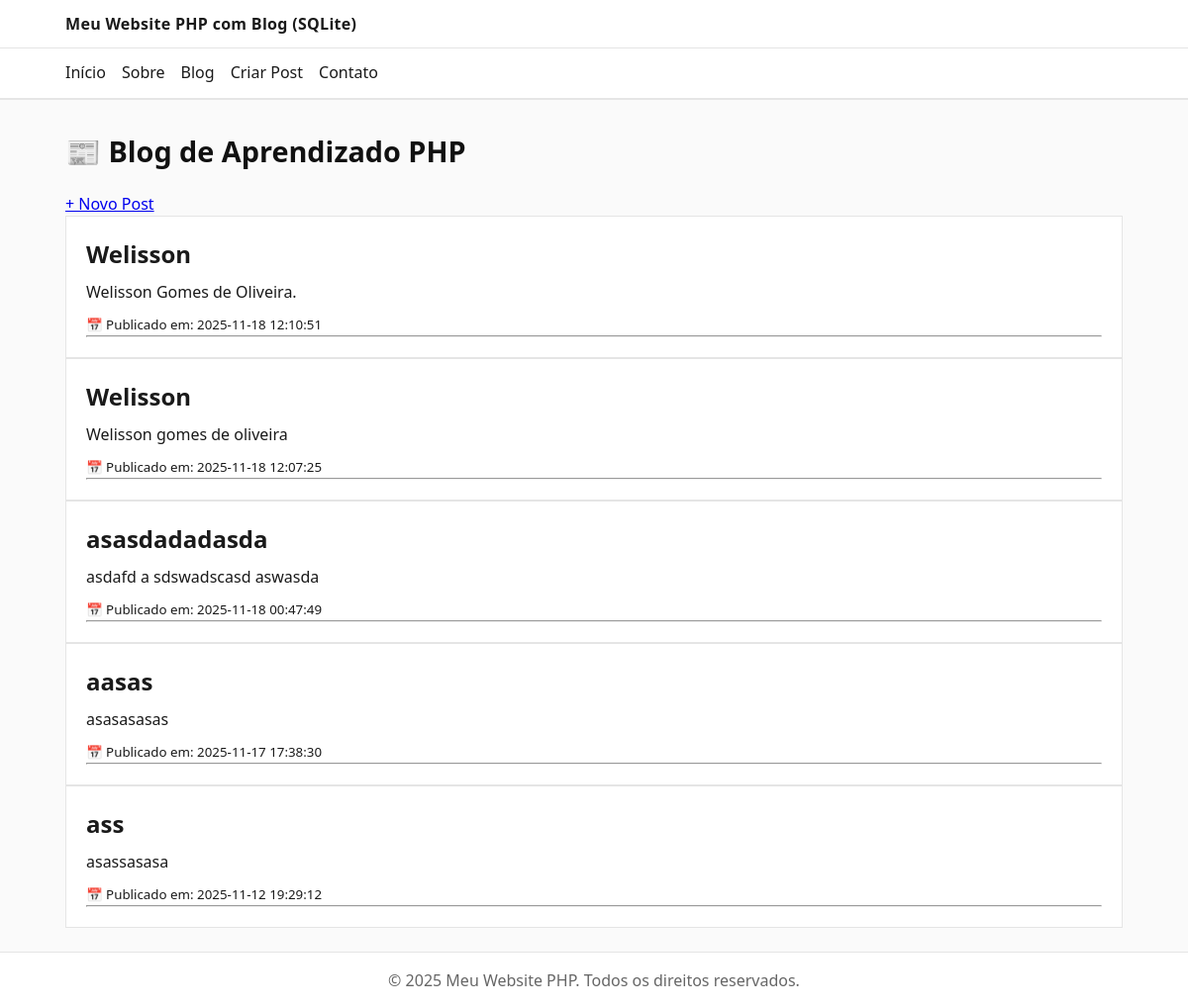
The page /aablog.php on the database its author committed.
### tables this page shows
CREATE TABLE posts (
                id INTEGER PRIMARY KEY AUTOINCREMENT,
                titulo TEXT NOT NULL,
                conteudo TEXT NOT NULL,
                data_criacao DATETIME DEFAULT CURRENT_TIMESTAMP
            );

### src/Config.php (called while the page is built, shortened)
<?php
$siteTitle = 'Meu Website PHP com Blog (SQLite)';
$baseUrl   = '/';
$menuItems = [
    ['label' => 'Início',     'href' => $baseUrl . 'index.php'],
    ['label' => 'Sobre',      'href' => $baseUrl . 'sobre.php'],
    ['label' => 'Blog',       'href' => $baseUrl . 'blog.php'],
    ['label' => 'Criar Post', 'href' => $baseUrl . 'form_post.php'],
    ['label' => 'Contato',    'href' => $baseUrl . 'contato.php']
];

### src/Models/Post.php (called while the page is built, shortened)
<?php
class Post
{
    public static function all(): array
    {
        $pdo = Database::getConnection();
        $sql = "SELECT * FROM posts ORDER BY data_criacao DESC";
        $stmt = $pdo->query($sql);
        return $stmt->fetchAll(PDO::FETCH_ASSOC);
    }
}

### public/aablog.php (the view, shortened to what this page needs)
<?php
require_once __DIR__ . '/../src/Config.php';
require_once __DIR__ . '/../src/Models/Post.php';
require_once __DIR__ . '/../src/partials/header.php';
require_once __DIR__ . '/../src/partials/menu.php';
$posts = Post::all();
?>
<section class="principal">
    <div class="titulo-linha">
        <h1>📰 Blog de Aprendizado PHP</h1>
        <a class="btn-primario" href="/form_post.php">+ Novo Post</a>
    </div>
    <?php if (empty($posts)): ?>
    <p>Nenhum post encontrado. <a href="/form_post.php">Adicionar primeiro post</a>.</p>
    <?php else: ?>
    <?php foreach ($posts as $post): ?>
    <article class="post">
        <h2><?= htmlspecialchars($post['titulo']) ?></h2>
        <p><?= nl2br(htmlspecialchars($post['conteudo'])) ?></p>
        <small>📅 Publicado em: <?= $post['data_criacao'] ?></small>
        <hr>
    </article>
    <?php endforeach; ?>
    <?php endif; ?>
</section>
</main>
<?php require_once __DIR__ . '/../src/partials/footer.php'; ?>

### src/partials/header.php (shortened to what this page needs)
<!doctype html>
<html lang="pt-br">
<head>
    <link rel="stylesheet" href="<?= $baseUrl ?>assets/css/style.css">
</head>
<body>
    <header class="site-header">
        <div class="brand">
            <a href="<?= $baseUrl ?>" class="brand-link"><?= htmlspecialchars($siteTitle) ?></a>
        </div>
        <?php require __DIR__ . '/menu.php'; ?>
    </header>
    <main class="container">

### src/partials/menu.php
<nav class="site-nav">
    <ul>
        <?php foreach ($menuItems as $item): ?>
            <li><a href="<?= htmlspecialchars($item['href']) ?>"><?= htmlspecialchars($item['label']) ?></a></li>
        <?php endforeach; ?>
    </ul>
</nav>

### src/partials/footer.php (shortened to what this page needs)
<footer class="site-footer">
    <p>&copy; <?= date('Y') ?> Meu Website PHP. Todos os direitos reservados.</p>
</footer>
</body>
</html>

### public/assets/css/style.css (style rules this page uses)
:root { --bg: #fafafa; --fg: #1a1a1a; --muted: #666; --primary: #0f62fe; --border: #e5e5e5; }
* { box-sizing: border-box; margin: 0; padding: 0; }
html, body { height: 100%; }
body { background: var(--bg); color: var(--fg); font: 16px/1.5 system-ui, -apple-system, "Segoe UI", Roboto, Arial, sans-serif; }
.container { max-width: 1100px; margin: 24px auto; padding: 0 16px; }
.site-header { border-bottom: 1px solid var(--border); background: #fff; }
.brand { max-width: 1100px; margin: 0 auto; padding: 12px 16px; }
.brand-link { color: var(--fg); text-decoration: none; font-weight: 700; letter-spacing: 0.3px; }
.site-nav { border-top: 1px solid var(--border); border-bottom: 1px solid var(--border); background: #fff; }
.site-nav ul { max-width: 1100px; margin: 0 auto; padding: 0 16px; display: flex; gap: 16px; list-style: none; }
.site-nav a { display: block; padding: 12px 0; color: var(--fg); text-decoration: none; border-bottom: 2px solid transparent; }
.post { background: #fff; border: 1px solid var(--border); padding: 20px; }
.post h2 { margin-bottom: 8px; }
.post p { margin-bottom: 8px; }
.site-footer { border-top: 1px solid var(--border); color: var(--muted); text-align: center; padding: 16px; background: #fff; }
.principal h1 { font-size: 1.8rem; margin: 30px 0 20px; font-weight: 700; color: #111; }

### rows shown on the page
posts: titulo "Welisson", conteudo "Welisson Gomes de Oliveira.", data_criacao "2025-11-18 12:10:51"
posts: titulo "Welisson", conteudo "Welisson gomes de oliveira", data_criacao "2025-11-18 12:07:25"
posts: titulo "asasdadadasda", conteudo "asdafd a sdswadscasd aswasda", data_criacao "2025-11-18 00:47:49"
posts: titulo "aasas", conteudo "asasasasas", data_criacao "2025-11-17 17:38:30"
posts: titulo "ass", conteudo "asassasasa", data_criacao "2025-11-12 19:29:12"

### other values the page prints
$siteTitle "Meu Website PHP com Blog (SQLite)"
$item['label'] "Início"
$item['label'] "Sobre"
$item['label'] "Blog"
$item['label'] "Criar Post"
$item['label'] "Contato"
